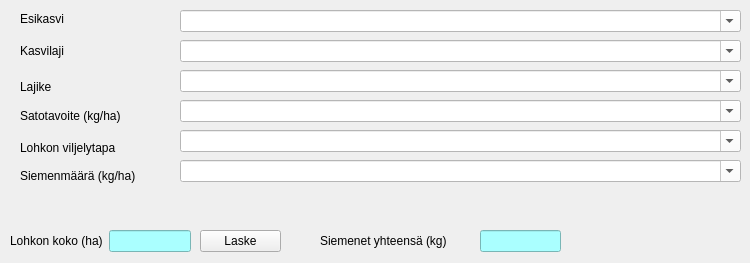
   <widget class="QWidget" name="tab">
    <attribute name="title">
     <string>Viljely</string>
    </attribute>
    <widget class="QWidget" name="formLayoutWidget_3">
     <property name="geometry">
      <rect>
       <x>10</x>
       <y>230</y>
       <width>181</width>
       <height>24</height>
      </rect>
     </property>
     <layout class="QFormLayout" name="formLayout_3">
      <item row="0" column="0">
       <widget class="QLabel" name="lohkonKokoHaLabel">
        <property name="text">
         <string>Lohkon koko (ha)</string>
        </property>
       </widget>
      </item>
      <item row="0" column="1">
       <widget class="QLineEdit" name="lohkonKokoHaLineEdit">
        <property name="styleSheet">
         <string notr="true">background-color: rgb(170, 255, 255);</string>
        </property>
        <property name="readOnly">
         <bool>true</bool>
        </property>
       </widget>
      </item>
     </layout>
    </widget>
    <widget class="QPushButton" name="pushButton_Laske">
     <property name="geometry">
      <rect>
       <x>200</x>
       <y>230</y>
       <width>81</width>
       <height>22</height>
      </rect>
     </property>
     <property name="text">
      <string>Laske</string>
     </property>
    </widget>
    <widget class="QLabel" name="esikasviLabel">
     <property name="geometry">
      <rect>
       <x>20</x>
       <y>10</y>
       <width>49</width>
       <height>17</height>
      </rect>
     </property>
     <property name="text">
      <string>Esikasvi</string>
     </property>
    </widget>
    <widget class="QLabel" name="kasvilajiLabel">
     <property name="geometry">
      <rect>
       <x>20</x>
       <y>40</y>
       <width>48</width>
       <height>22</height>
      </rect>
     </property>
     <property name="text">
      <string>Kasvilaji</string>
     </property>
    </widget>
    <widget class="QComboBox" name="comboBox_Esikasvi">
     <property name="geometry">
      <rect>
       <x>180</x>
       <y>10</y>
       <width>561</width>
       <height>22</height>
      </rect>
     </property>
     <property name="styleSheet">
      <string notr="true">background-color: rgb(255, 255, 255);
selection-color: rgb(255, 255, 255);</string>
     </property>
     <property name="editable">
      <bool>true</bool>
     </property>
    </widget>
    <widget class="QComboBox" name="comboBox_Kasvilaji">
     <property name="geometry">
      <rect>
       <x>180</x>
       <y>40</y>
       <width>561</width>
       <height>22</height>
      </rect>
     </property>
     <property name="styleSheet">
      <string notr="true">selection-color: rgb(255, 255, 255);
background-color: rgb(255, 255, 255);</string>
     </property>
     <property name="editable">
      <bool>true</bool>
     </property>
     <item>
      <property name="text">
       <string/>
      </property>
     </item>
     <item>
      <property name="text">
       <string>Vehnä</string>
      </property>
     </item>
     <item>
      <property name="text">
       <string>Kaura</string>
      </property>
     </item>
     <item>
      <property name="text">
       <string>Rypsi</string>
      </property>
     </item>
     <item>
      <property name="text">
       <string>Rapsi</string>
      </property>
     </item>
     <item>
      <property name="text">
       <string>Ruis</string>
      </property>
     </item>
     <item>
      <property name="text">
       <string>Luonnonhoito</string>
      </property>
     </item>
     <item>
      <property name="text">
       <string>Viherkesanto</string>
      </property>
     </item>
    </widget>
    <widget class="QComboBox" name="comboBox_Lajike">
     <property name="geometry">
      <rect>
       <x>180</x>
       <y>70</y>
       <width>561</width>
       <height>22</height>
      </rect>
     </property>
     <property name="styleSheet">
      <string notr="true">selection-color: rgb(255, 255, 255);
background-color: rgb(255, 255, 255);</string>
     </property>
     <property name="editable">
      <bool>true</bool>
     </property>
     <item>
      <property name="text">
       <string/>
      </property>
     </item>
     <item>
      <property name="text">
       <string>Kruunu</string>
      </property>
     </item>
     <item>
      <property name="text">
       <string>Salo</string>
      </property>
     </item>
     <item>
      <property name="text">
       <string>Wanamo</string>
      </property>
     </item>
     <item>
      <property name="text">
       <string>Steinar</string>
      </property>
     </item>
     <item>
      <property name="text">
       <string>Kreivi</string>
      </property>
     </item>
     <item>
      <property name="text">
       <string/>
      </property>
     </item>
     <item>
      <property name="text">
       <string/>
      </property>
     </item>
    </widget>
    <widget class="QLabel" name="lajikeLabel">
     <property name="geometry">
      <rect>
       <x>20</x>
       <y>80</y>
       <width>35</width>
       <height>14</height>
      </rect>
     </property>
     <property name="text">
      <string>Lajike</string>
     </property>
    </widget>
    <widget class="QComboBox" name="comboBox_Satotavoite">
     <property name="geometry">
      <rect>
       <x>180</x>
       <y>100</y>
       <width>561</width>
       <height>22</height>
      </rect>
     </property>
     <property name="styleSheet">
      <string notr="true">background-color: rgb(255, 255, 255);</string>
     </property>
     <property name="editable">
      <bool>true</bool>
     </property>
     <item>
      <property name="text">
       <string/>
      </property>
     </item>
     <item>
      <property name="text">
       <string>2000</string>
      </property>
     </item>
     <item>
      <property name="text">
       <string>3000</string>
      </property>
     </item>
     <item>
      <property name="text">
       <string>4000</string>
      </property>
     </item>
     <item>
      <property name="text">
       <string>5000</string>
      </property>
     </item>
    </widget>
    <widget class="QLabel" name="satotavoiteKgHaLabel">
     <property name="geometry">
      <rect>
       <x>20</x>
       <y>105</y>
       <width>121</width>
       <height>21</height>
      </rect>
     </property>
     <property name="text">
      <string>Satotavoite (kg/ha)</string>
     </property>
    </widget>
    <widget class="QLabel" name="lohkonViljelytapaLabel">
     <property name="geometry">
      <rect>
       <x>20</x>
       <y>140</y>
       <width>110</width>
       <height>16</height>
      </rect>
     </property>
     <property name="text">
      <string>Lohkon viljelytapa</string>
     </property>
    </widget>
    <widget class="QComboBox" name="comboBox_ViljTapa">
     <property name="geometry">
      <rect>
       <x>180</x>
       <y>130</y>
       <width>561</width>
       <height>22</height>
      </rect>
     </property>
     <property name="styleSheet">
      <string notr="true">background-color: rgb(255, 255, 255);</string>
     </property>
     <property name="editable">
      <bool>true</bool>
     </property>
     <item>
      <property name="text">
       <string/>
      </property>
     </item>
     <item>
      <property name="text">
       <string>Perinteinen</string>
      </property>
     </item>
    </widget>
    <widget class="QLabel" name="siemenmRKgHaLabel">
     <property name="geometry">
      <rect>
       <x>20</x>
       <y>155</y>
       <width>135</width>
       <height>41</height>
      </rect>
     </property>
     <property name="text">
      <string>Siemenmäärä (kg/ha)</string>
     </property>
    </widget>
    <widget class="QComboBox" name="comboBox_SiemenM">
     <property name="geometry">
      <rect>
       <x>180</x>
       <y>160</y>
       <width>561</width>
       <height>22</height>
      </rect>
     </property>
     <property name="styleSheet">
      <string notr="true">background-color: rgb(255, 255, 255);</string>
     </property>
     <property name="editable">
      <bool>true</bool>
     </property>
     <item>
      <property name="text">
       <string/>
      </property>
     </item>
     <item>
      <property name="text">
       <string>200</string>
      </property>
     </item>
     <item>
      <property name="text">
       <string>250</string>
      </property>
     </item>
     <item>
      <property name="text">
       <string>300</string>
      </property>
     </item>
    </widget>
    <widget class="QLabel" name="siemenetYhteensKgLabel">
     <property name="geometry">
      <rect>
       <x>320</x>
       <y>230</y>
       <width>150</width>
       <height>22</height>
      </rect>
     </property>
     <property name="text">
      <string>Siemenet yhteensä (kg)</string>
     </property>
    </widget>
    <widget class="QLineEdit" name="siemenetYhteensKgLineEdit">
     <property name="geometry">
      <rect>
       <x>480</x>
       <y>230</y>
       <width>81</width>
       <height>22</height>
      </rect>
     </property>
     <property name="styleSheet">
      <string notr="true">background-color: rgb(170, 255, 255);</string>
     </property>
     <property name="readOnly">
      <bool>true</bool>
     </property>
    </widget>
   </widget>
